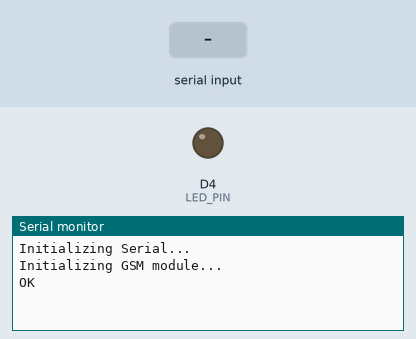
Simulated run of this sketch. Board: ESP8266 (NodeMCU). On the bench: output pins drawn as LEDs (lit = HIGH), the last lines printed to the serial monitor. The test bench sets the inputs (shaded band). The modem accepts every AT command (registered, SIM ready, sends succeed) and sends nothing else.

Above: at 3.2 s.
3.3 s: ":" received over the second serial link
At 4.9 s:
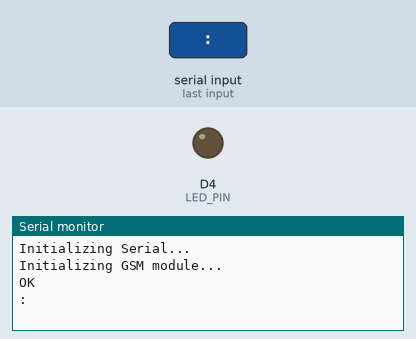
5.8 s: "+CMT" received over the second serial link
At 8.0 s:
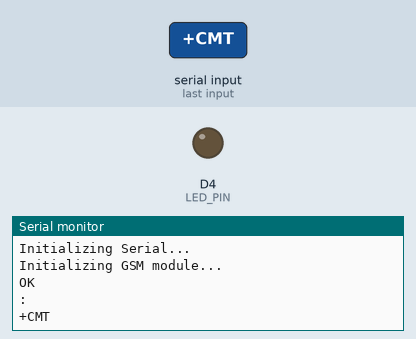
8.3 s: "led on" received over the second serial link
At 9.9 s:
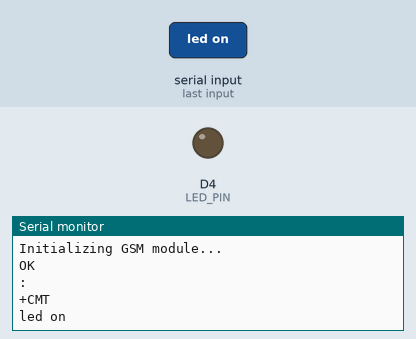

The sketch:

estudoGSM.ino
```cpp
#include <SoftwareSerial.h>

//sender phone number with country code
//const String PHONE = "+ZZxxxxxxxxxx";//For only 1 default number user
String PHONE = ""; //For Multiple user
String msg;
String timeStamp = "";

//GSM Module RX pin to Arduino 3
//GSM Module TX pin to Arduino 2
int rxPin = D2;
int txPin = D3;
SoftwareSerial sim800(txPin, rxPin);

int LED_PIN = D4;

void setup() {
  pinMode(LED_PIN, OUTPUT); //Setting Pin 13 as output
  digitalWrite(LED_PIN, LOW);
  delay(1000);

  Serial.begin(9600);
  Serial.println("Initializing Serial... ");

  sim800.begin(9600);
  Serial.println("Initializing GSM module...");
  sim800.print("AT+CMGF=1\r"); //SMS text mode
  delay(1000);
}

void loop()
{
  while (sim800.available())
  {
    parseData(sim800.readString());//Calls the parseData function to parse SMS
  }
  doAction();//Does necessary action according to SMS message
  while (Serial.available())
  {
    sim800.println(Serial.readString());
  }

}

void parseData(String buff) {
  Serial.println(buff);

  unsigned int index;

  //Remove sent "AT Command" from the response string.
  index = buff.indexOf("\r");
  buff.remove(0, index + 2);
  buff.trim();

  if (buff != "OK") {
    index = buff.indexOf(":");
    String cmd = buff.substring(0, index);
    cmd.trim();

    buff.remove(0, index + 2);

    //Parse necessary message from SIM800L Serial buffer string
    if (cmd == "+CMT") {
      //get newly arrived memory location and store it in temp
      index = buff.lastIndexOf(0x0D);//Looking for position of CR(Carriage Return)
      msg = buff.substring(index + 2, buff.length());//Writes message to variable "msg"
      msg.toLowerCase();//Whole message gets changed to lower case
      Serial.println(msg);

      index = buff.indexOf(0x22);//Looking for position of first double quotes-> "
      PHONE = buff.substring(index + 1, index + 14); //Writes phone number to variable "PHONE"
      timeStamp = buff.substring(index + 21, index + 41);

      Serial.println(PHONE);
      Serial.println(timeStamp);

    }
  }
}

void doAction()
{

  if (msg == "led on")
  {
    digitalWrite(LED_PIN, HIGH);
    Reply("LED is ON");
  }
  else if (msg == "led off")
  {
    digitalWrite(LED_PIN, LOW);
    Reply("LED is OFF");
  }

  PHONE = "";//Clears phone string
  msg = "";//Clears message string
}

void Reply(String text)
{
  sim800.print("AT+CMGF=1\r");
  delay(1000);
  sim800.print("AT+CMGS=\"" + PHONE + "\"\r");
  delay(1000);
  sim800.print(text);
  delay(100);
  sim800.write(0x1A); //ascii code for ctrl+z, DEC->26, HEX->0x1A
  delay(1000);
  Serial.println("SMS Sent Successfully.");
}
```

Measured:
- after the input at 3.3 s, the serial monitor: prints a new line after 1.0 s (image 1)
- after the input at 5.8 s, the serial monitor: prints a new line after 1.0 s (image 2)
- after the input at 8.3 s, the serial monitor: prints a new line after 1.0 s (image 3)
